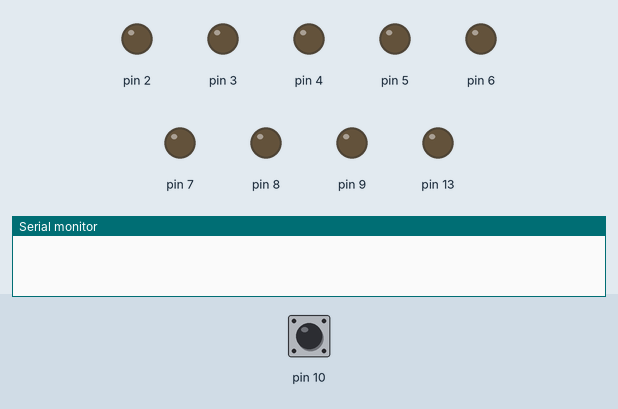
A sketch run on a simulated Arduino Uno, built with avr-gcc and run on an emulated ATmega328P. Shown: output pins drawn as LEDs (lit = HIGH), the last lines printed to the serial monitor. The inputs (shaded band) are chosen by the test bench; at power-on: pin 10 HIGH. Random numbers use the default seed unless the sketch sets one.

Above: at 1.2 s.
1.3 s: pin 10 pulled LOW for 3.2 s
At 2.0 s:
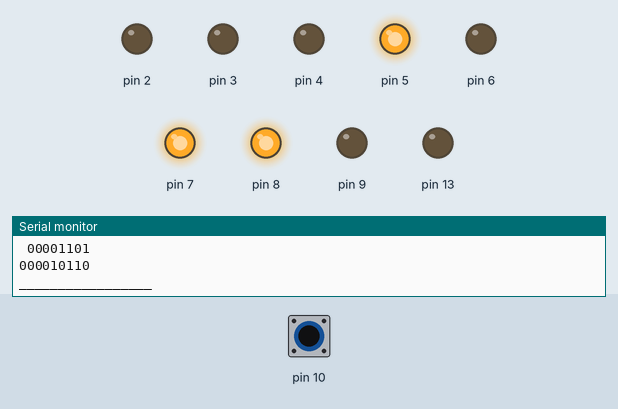
7.5 s: pin 10 pulled LOW for 0.15 s
At 8.0 s:
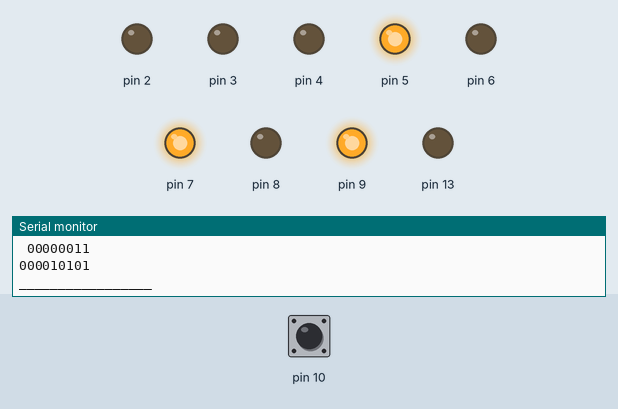
10.6 s: pin 10 pulled LOW for 1 s
At 11.5 s:
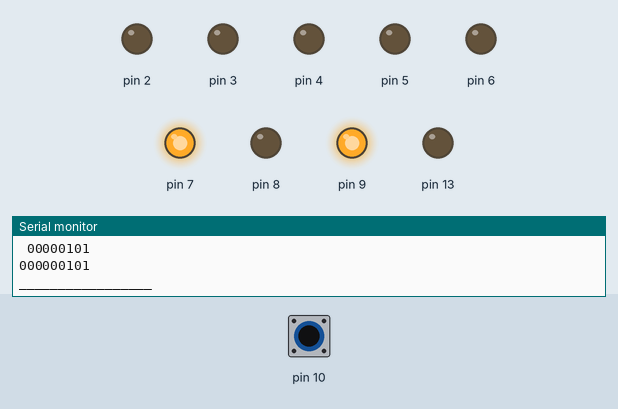
14.6 s: pin 10 pulled LOW for 0.15 s
At 15.8 s:
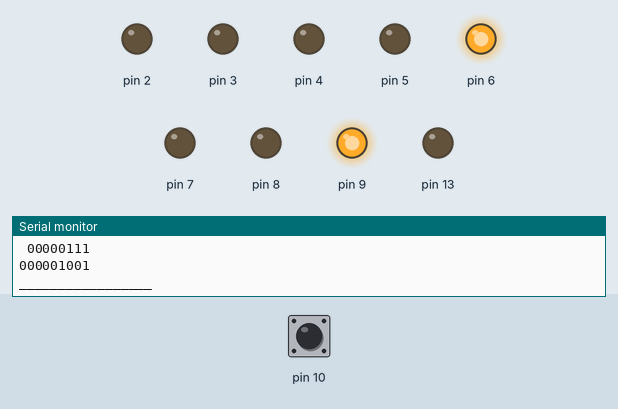
17.7 s: pin 10 pulled LOW for 0.15 s
At 18.1 s:
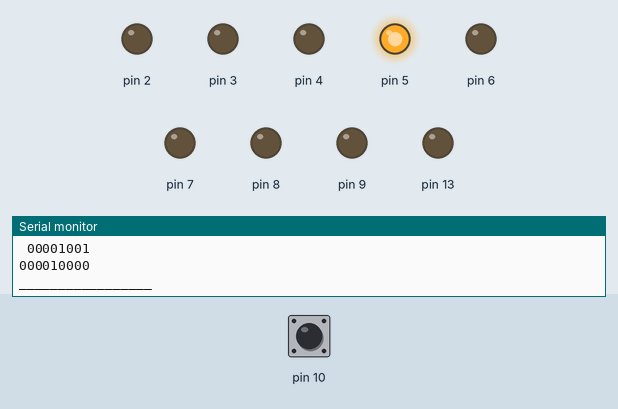
20.8 s: pin 10 pulled LOW for 1 s
At 21.7 s:
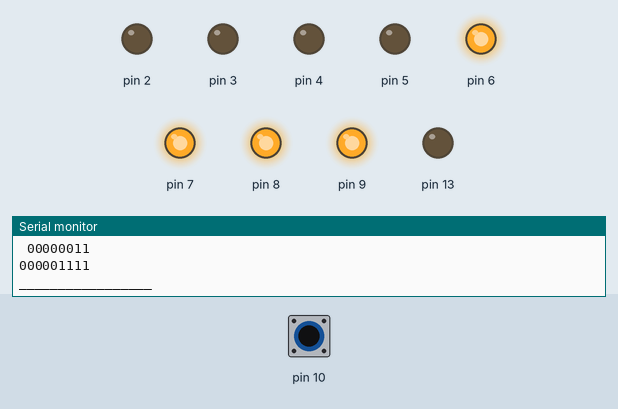
Timing chart, 0 to 25.3 s (numbered marks = the images above; inputs shaded):
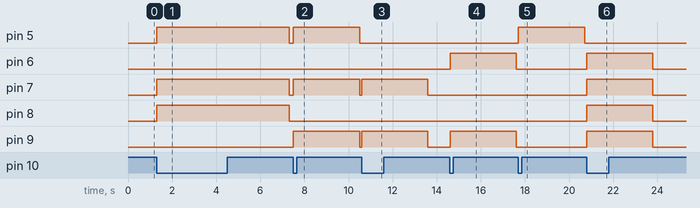

Measured:
- after the input at 1.3 s, pin 5, pin 7, pin 8: LOW → HIGH at once, → LOW 6.0 s later
- after the input at 7.5 s, pin 5, pin 7, pin 9: LOW → HIGH at once, → LOW 3.0 s later
- after the input at 10.6 s, pin 7, pin 9: LOW → HIGH at once, → LOW 3.0 s later
- after the input at 14.6 s, pin 6, pin 9: LOW → HIGH at once, → LOW 3.0 s later
- after the input at 17.7 s, pin 5: LOW → HIGH at once, → LOW 3.0 s later
- after the input at 20.8 s, pin 6–9: LOW → HIGH at once, → LOW 3.0 s later

The sketch:

Ardu_Zadanie_2_dodawanie.ino
```cpp
String bin_to_string(){
  String temp_string   = String(random(0, 20), BIN);
  String zero = "";
  for (int counter=0; counter < (8 - temp_string.length()); counter++){
    zero += "0";
  }
  temp_string = zero + temp_string;
  return temp_string;
}


String summ_two_value(String value1, String value2){
  String final_result = "00000000";
  int ax = 0;
  for (int counter=7; counter >= 0; counter--){
   String s1(value1.charAt(counter));
   String s2(value2.charAt(counter));
   String text = s1+s2;
   switch (strtol(text.c_str(), NULL, 2)){
    case 0:
      if(ax==0){ final_result.setCharAt(counter,'0'); ax=0; }else {final_result.setCharAt(counter,'1'); ax=0;} break;
    case 1:
      if(ax==0){ final_result.setCharAt(counter,'1'); ax=0; }else {final_result.setCharAt(counter,'0'); ax=1;} break;
    case 2:
      if(ax==0){ final_result.setCharAt(counter,'1'); ax=0; }else {final_result.setCharAt(counter,'0'); ax=1;} break;
    case 3:
      if(ax==0){ final_result.setCharAt(counter,'0'); ax=1; }else {final_result.setCharAt(counter,'1'); ax=1;} break;
    }
  }
  if(ax == 1){
    final_result = "1" + final_result;
  }else
    final_result = "0" + final_result;
  return final_result;
}

void setup(){
  /* bandwidth serial speed */
  Serial.begin(9600);

  /* Using 8-bits on          - pins 2..9
     auxilari(dodatkowy) bit  - pin 13
     button pin               - pin 10 */
  for(int i=2; i<10;i++){
    pinMode(i, OUTPUT);
  }
  pinMode(13, OUTPUT);
  //pinMode(A0, INPUT_PULLUP);
  pinMode(10, INPUT_PULLUP);
  /* Random initializer
     reading state fo analog input */
  //randomSeed(analogRead(0));

}


void loop(){
  if(digitalRead(10) == LOW){
    String temp_value1;
    String temp_value2;
    String temp_summ;
    bin_to_string();
    temp_value1 = bin_to_string();
    temp_value2 = bin_to_string();
    temp_summ   = summ_two_value(temp_value1, temp_value2);
    int pin;
    for(pin=2; pin < 10; pin++){
      if(temp_summ.charAt(pin-1) == '1'){
        digitalWrite(pin, HIGH);
      }
    }
    if(temp_summ.charAt(0) == '1'){
      digitalWrite(13, HIGH);
    }
    Serial.println("+"+ temp_value1);
    Serial.println(" "+ temp_value2);
    Serial.println(temp_summ);
    Serial.println("_________________");
    delay(3000);
  }
  for(int p=2; p < 10; p++){
    digitalWrite(p, LOW);
  }
  digitalWrite(13, LOW);

}
```
